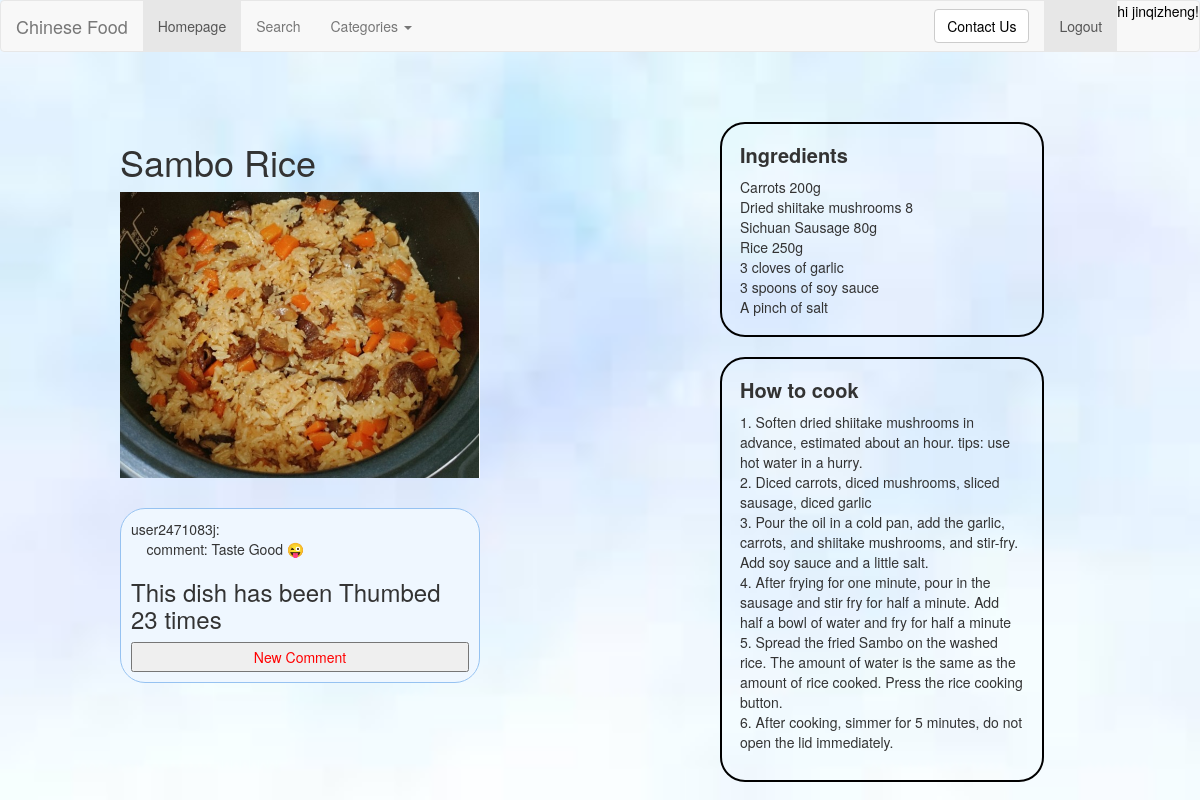
/rango/main_course2/ (signed in), run on an earlier commit of the app's database.
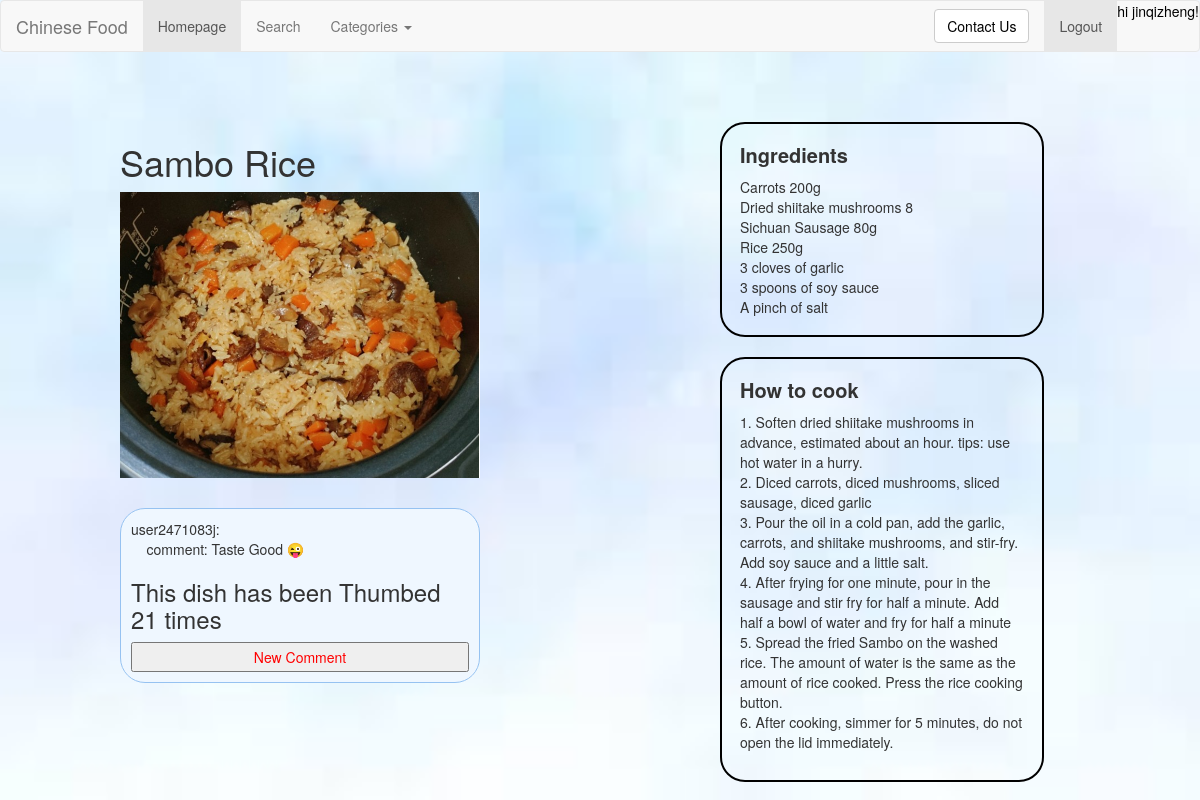
And on a later commit of the database.
### rango/models.py (models this page shows, shortened)
class Dish(models.Model):
    category = models.ForeignKey(Category, on_delete=models.CASCADE)
    dish = models.CharField(max_length=128, unique=True)
    url = models.CharField(max_length=128, default="https://www.allrecipes.com/recipes/1642/everyday-cooking/")
    likes = models.IntegerField(default=0)
    images = models.CharField(max_length=128, default="/static/images/photo.jpg")
    class Meta:
        verbose_name_plural = 'Dishes'

### rango/views.py (the view, shortened to what this page needs)
# urls.py: path('main_course2/', views.main_course2, name='main_course2'),
def main_course2(request):
    category_list = Category.objects.order_by('-category')
    d2 = "Sambo Rice"
    dish = Dish.objects.get(dish=d2)
    form = DishForm()
    info_list = UserComment.objects.filter(dish=d2)
    return render(request, "rango/main_course2.html", {"info_list": info_list,
                                                       "categories": category_list,
                                                       "form": form,
                                                       "dish": dish, })

### rango/forms.py
class DishForm(forms.ModelForm):
    dish = forms.CharField(max_length=128,
                           help_text="Please enter the dish name.")
    url = forms.CharField(
        help_text="Please enter the URL of dishes introduction.")
    likes = forms.IntegerField(widget=forms.HiddenInput(), initial=0, required=False)
    images = forms.CharField(widget=forms.HiddenInput(), initial="/static/images/photo.jpg", required=False)
    class Meta:
        model = Dish
        exclude = ('category',)

### templates/rango/main_course2.html (shortened to what this page needs)
{% extends 'rango/base.html' %}
{% load staticfiles %}
{% block image_block %}
<h1>Sambo Rice</h1>
<img src="{% static 'images/main_course2.png' %}" alt="" width="100%" id="pic">
{% endblock %}
{% block ingredients_block %}
Carrots 200g<br>
Dried shiitake mushrooms 8<br>
Sichuan Sausage 80g<br>
Rice 250g<br>
3 cloves of garlic<br>
3 spoons of soy sauce<br>
A pinch of salt<br>
{% endblock %}
{% block howToCook_block %}
1.	Soften dried shiitake mushrooms in advance, estimated about an hour. tips: use hot water in a hurry.<br>
2.	Diced carrots, diced mushrooms, sliced sausage, diced garlic<br>
3.	Pour the oil in a cold pan, add the garlic, carrots, and shiitake mushrooms, and stir-fry. Add soy sauce and a little salt.<br>
4.	After frying for one minute, pour in the sausage and stir fry for half a minute. Add half a bowl of water and fry for half a minute<br>
5.	Spread the fried Sambo on the washed rice. The amount of water is the same as the amount of rice cooked. Press the rice cooking button.<br>
6.	After cooking, simmer for 5 minutes, do not open the lid immediately.<br>
{% endblock %}

### templates/rango/base.html (shortened to what this page needs)
<!DOCTYPE html>
{% load staticfiles %}
<html>
<head>
	<link rel="stylesheet" href="https://cdn.staticfile.org/twitter-bootstrap/3.3.7/css/bootstrap.min.css">
    <link rel="stylesheet" href="{% static 'css/dish.css' %}">
</head>
<body>
<nav class="navbar navbar-default" role="navigation">
    <div class="container-fluid">
    <div class="navbar-header">
        <a class="navbar-brand" href="/rango/">Chinese Food</a>
    </div>
    <div>
        <ul class="nav navbar-nav navbar-left">
            <li class="active"><a href="/rango/">Homepage</a></li>
            <li><a href="{% url 'rango:test' %}">Search</a></li>
            <li class="dropdown">
                <a href="#" class="dropdown-toggle" data-toggle="dropdown">
                    Categories
                    <b class="caret"></b>
                </a>
            </li>
        </ul>
        <ul class="nav navbar-nav navbar-right">
            {% if user.is_authenticated %}
            <a href="{% url 'rango:userInfor' %}"> hi {{ user.username }}!</a>
            <li class="active">
                <a class="a2" href=" {% url 'auth_logout' %}?next=/rango/">Logout</a>
            </li>
        {% endif %}
        </ul>
        <form class="navbar-form navbar-right" role="search">
            <button type="submit" class="btn btn-default">
                <a href="mailto:2471083j@student.gla.ac.uk
                        subject=About Django Project">
                        Contact Us</a>
            </button>
        </form>
    </div>
    </div>
</nav>
<div class="main w1000">
    <div class="main_l f">
        <div class="slide" id="box">
            <div class="banner">
                {% block image_block %}{% endblock %}
            </div>
        </div>
        <div class="add">
            <div>
                {% for i in info_list %}
                    user{{ i.username }}: <br>
                    &nbsp&nbsp&nbsp&nbspcomment: {{ i.comment }} <br>
                {% endfor %}
                {% if user.is_authenticated %}
                <h3>This dish has been Thumbed {{ dish.likes }} times</h3>
                 <input class="input1" type="button" style="color:#ff0000" value="New Comment" id="link">
                {% endif %}
            </div>
        </div>
    </div>
    <div class="main_r r">
        <div class="ing">
            <p>Ingredients</p>
            {% block ingredients_block %}{% endblock %}
        </div>
        <div class="how">
            <p>How to cook</p>
            <div>
                {% block howToCook_block %}{% endblock %}
            </div>
        </div>
    </div>
</div>
</body>
</html>

What changed in the data, as far as the page shows it:
changed Dish: likes "23" → "21"
